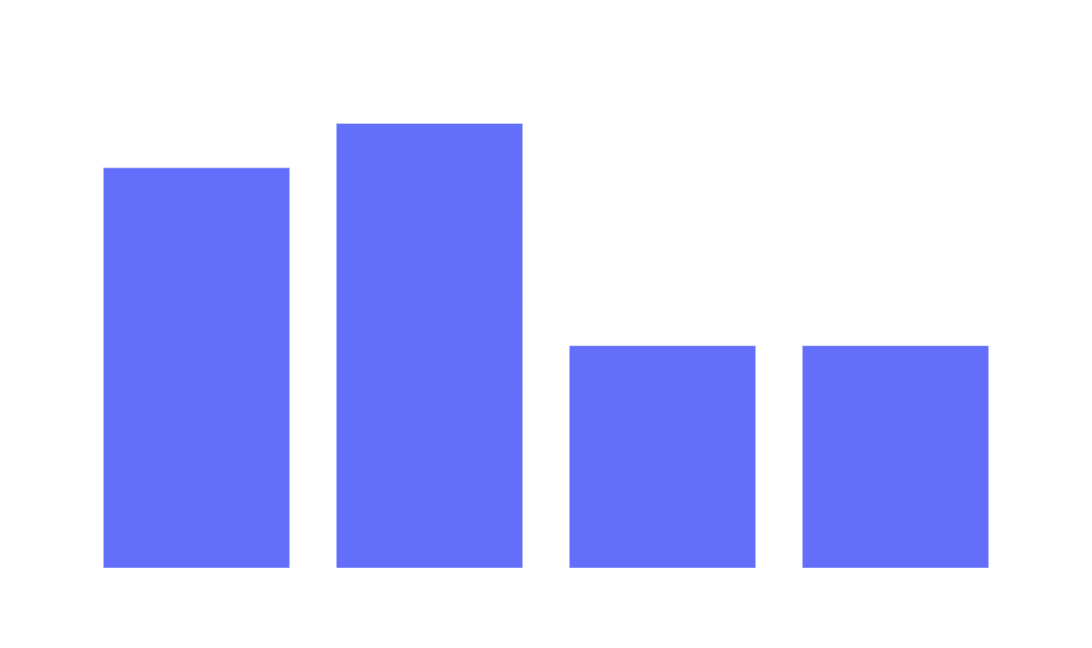

Notebook code cell kept with this figure:
### Code cell
fig = px.bar(df, dwell_time_vis.index, dwell_time_vis, title='Durée de shopping par client', labels=dict(x="Temps en secondes", y="Nombre de clients"))
fig.update_layout(
    plot_bgcolor="rgba(0,0,0,0)",
    paper_bgcolor="rgba(0,0,0,0)",
    font_family="Taoma",
    font_color="white",
    font_size=15,
    title_font_family="Taoma",
    title_font_color="white",
    title_font_size=30,
    legend_title_font_color="green",
    width= 1248,
    height= 648)

fig.show()

### Figure 1 — Plotly figure (JSON) as saved in the notebook; plotly's stock layout.template omitted (floating-point values rounded to 4 significant figures)
{"data": [{"alignmentgroup": "True", "hovertemplate": "Temps en secondes=%{x}<br>Nombre de clients=%{y}<extra></extra>", "legendgroup": "", "marker": {"color": "#636efa"}, "name": "", "offsetgroup": "", "orientation": "v", "showlegend": false, "textposition": "auto", "type": "bar", "x": [70, 60, 80, 90], "xaxis": "x", "y": [10, 9, 5, 5], "yaxis": "y"}], "layout": {"barmode": "relative", "font": {"color": "white", "family": "Taoma", "size": 15}, "height": 648, "legend": {"title": {"font": {"color": "green"}}, "tracegroupgap": 0}, "paper_bgcolor": "rgba(0,0,0,0)", "plot_bgcolor": "rgba(0,0,0,0)", "title": {"font": {"color": "white", "family": "Taoma", "size": 30}, "text": "Durée de shopping par client"}, "width": 1248, "xaxis": {"anchor": "y", "domain": [0, 1], "title": {"text": "Temps en secondes"}}, "yaxis": {"anchor": "x", "domain": [0, 1], "title": {"text": "Nombre de clients"}}}}
